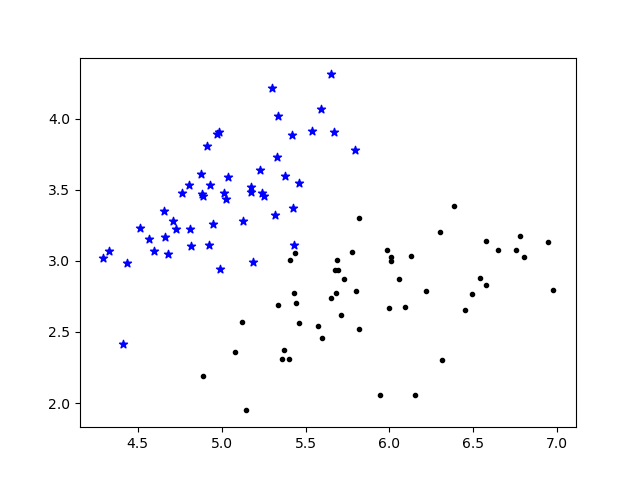

Here is the Python script that generated this plot:
#!/bin/bash

import numpy as np
import pandas as pd
from sklearn.datasets import load_iris
from sklearn.model_selection import train_test_split
from sklearn.svm import SVC
from matplotlib import pyplot as plt
from sklearn.datasets import make_blobs
from mlxtend.plotting import plot_decision_regions

def opening_dataset():
    iris=load_iris()
    df=pd.DataFrame(iris.data,columns=iris.feature_names)
    df['target']=iris.target
    df['Flower']=df.target.apply(lambda x:iris.target_names[x]) 
    x=df.drop(['target','Flower'],axis='columns')
    clean_signal=pd.DataFrame(iris.data,columns=['Sepal Length','Sepal Width','Petal Length','Petal Width'])
    mu,sigma=0,0.1
    noise=np.random.normal(mu,sigma,size=(150,4))
    noisy_signal=clean_signal+noise
    noisy_signal['target']=iris.target
    noisy_signal1=noisy_signal[noisy_signal.target==0]
    noisy_signal2=noisy_signal[noisy_signal.target==1]
    noisy_signal3=noisy_signal[noisy_signal.target==2]
    xa=x
    ya=noisy_signal.target
    xa_train,xa_test,ya_train,ya_test=train_test_split(xa,ya,test_size=0.2)
    model=SVC(C=10,kernel='poly')
    model.fit(xa_train,ya_train)
    print('Accuracy:',model.score(xa_test,ya_test)*100)
    plt.scatter(noisy_signal1['Sepal Length'],noisy_signal1['Sepal Width'],color='blue',marker='*')
    plt.scatter(noisy_signal2['Sepal Length'],noisy_signal2['Sepal Width'],color='black',marker='.')
    plt.show()

def main():
    opening_dataset()

if __name__=='__main__':
    main()
